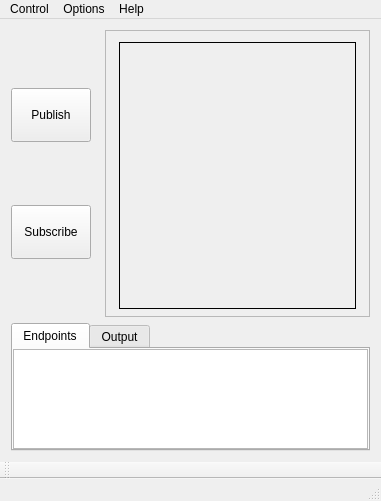
<?xml version="1.0" encoding="UTF-8"?>
<ui version="4.0">
 <class>MainWindow</class>
 <widget class="QMainWindow" name="MainWindow">
  <property name="geometry">
   <rect>
    <x>0</x>
    <y>0</y>
    <width>374</width>
    <height>501</height>
   </rect>
  </property>
  <property name="windowTitle">
   <string>Shapes Demo</string>
  </property>
  <widget class="QWidget" name="centralWidget">
   <layout class="QVBoxLayout" name="verticalLayout">
    <item>
     <layout class="QGridLayout" name="gridLayout">
      <property name="horizontalSpacing">
       <number>2</number>
      </property>
      <property name="verticalSpacing">
       <number>4</number>
      </property>
      <item row="5" column="0" colspan="3">
       <spacer name="verticalSpacer_3">
        <property name="orientation">
         <enum>Qt::Vertical</enum>
        </property>
        <property name="sizeType">
         <enum>QSizePolicy::Preferred</enum>
        </property>
        <property name="sizeHint" stdset="0">
         <size>
          <width>20</width>
          <height>10</height>
         </size>
        </property>
       </spacer>
      </item>
      <item row="0" column="1" rowspan="5">
       <spacer name="horizontalSpacer_2">
        <property name="orientation">
         <enum>Qt::Horizontal</enum>
        </property>
        <property name="sizeType">
         <enum>QSizePolicy::Minimum</enum>
        </property>
        <property name="sizeHint" stdset="0">
         <size>
          <width>10</width>
          <height>20</height>
         </size>
        </property>
       </spacer>
      </item>
      <item row="0" column="2" rowspan="5">
       <widget class="QFrame" name="frameDraw">
        <property name="sizePolicy">
         <sizepolicy hsizetype="MinimumExpanding" vsizetype="MinimumExpanding">
          <horstretch>0</horstretch>
          <verstretch>0</verstretch>
         </sizepolicy>
        </property>
        <property name="minimumSize">
         <size>
          <width>265</width>
          <height>287</height>
         </size>
        </property>
        <property name="layoutDirection">
         <enum>Qt::LeftToRight</enum>
        </property>
        <property name="styleSheet">
         <string notr="true"/>
        </property>
        <property name="frameShape">
         <enum>QFrame::StyledPanel</enum>
        </property>
        <property name="frameShadow">
         <enum>QFrame::Sunken</enum>
        </property>
        <layout class="QHBoxLayout" name="horizontalLayout">
         <item>
          <widget class="QFrame" name="frameDraw2">
           <property name="sizePolicy">
            <sizepolicy hsizetype="Fixed" vsizetype="Fixed">
             <horstretch>0</horstretch>
             <verstretch>0</verstretch>
            </sizepolicy>
           </property>
           <property name="minimumSize">
            <size>
             <width>237</width>
             <height>267</height>
            </size>
           </property>
           <property name="maximumSize">
            <size>
             <width>237</width>
             <height>267</height>
            </size>
           </property>
           <property name="styleSheet">
            <string notr="true">QFrame#frameDraw2{border: 1px inset black;}</string>
           </property>
           <property name="frameShape">
            <enum>QFrame::StyledPanel</enum>
           </property>
           <property name="frameShadow">
            <enum>QFrame::Plain</enum>
           </property>
           <property name="lineWidth">
            <number>1</number>
           </property>
           <layout class="QVBoxLayout" name="verticalLayout_5">
            <property name="leftMargin">
             <number>0</number>
            </property>
            <property name="topMargin">
             <number>0</number>
            </property>
            <property name="rightMargin">
             <number>0</number>
            </property>
            <property name="bottomMargin">
             <number>0</number>
            </property>
            <item>
             <widget class="DrawArea" name="areaDraw" native="true">
              <property name="sizePolicy">
               <sizepolicy hsizetype="Fixed" vsizetype="Fixed">
                <horstretch>0</horstretch>
                <verstretch>0</verstretch>
               </sizepolicy>
              </property>
              <property name="minimumSize">
               <size>
                <width>235</width>
                <height>265</height>
               </size>
              </property>
              <property name="maximumSize">
               <size>
                <width>235</width>
                <height>265</height>
               </size>
              </property>
              <property name="contextMenuPolicy">
               <enum>Qt::NoContextMenu</enum>
              </property>
              <property name="styleSheet">
               <string notr="true"/>
              </property>
              <widget class="ContentFilterSelector" name="widget_contentFilter" native="true">
               <property name="enabled">
                <bool>false</bool>
               </property>
               <property name="geometry">
                <rect>
                 <x>60</x>
                 <y>90</y>
                 <width>61</width>
                 <height>71</height>
                </rect>
               </property>
               <property name="contextMenuPolicy">
                <enum>Qt::NoContextMenu</enum>
               </property>
              </widget>
             </widget>
            </item>
           </layout>
          </widget>
         </item>
        </layout>
       </widget>
      </item>
      <item row="3" column="0">
       <widget class="QPushButton" name="bt_subscribe">
        <property name="sizePolicy">
         <sizepolicy hsizetype="Maximum" vsizetype="Ignored">
          <horstretch>0</horstretch>
          <verstretch>0</verstretch>
         </sizepolicy>
        </property>
        <property name="text">
         <string>Subscribe</string>
        </property>
       </widget>
      </item>
      <item row="1" column="0">
       <widget class="QPushButton" name="bt_publish">
        <property name="sizePolicy">
         <sizepolicy hsizetype="Maximum" vsizetype="Ignored">
          <horstretch>0</horstretch>
          <verstretch>0</verstretch>
         </sizepolicy>
        </property>
        <property name="text">
         <string>Publish</string>
        </property>
       </widget>
      </item>
     </layout>
    </item>
    <item>
     <widget class="QTabWidget" name="tabWidget">
      <property name="currentIndex">
       <number>0</number>
      </property>
      <widget class="QWidget" name="tab_endpoints">
       <attribute name="title">
        <string>Endpoints</string>
       </attribute>
       <layout class="QVBoxLayout" name="verticalLayout_2">
        <property name="leftMargin">
         <number>0</number>
        </property>
        <property name="topMargin">
         <number>0</number>
        </property>
        <property name="rightMargin">
         <number>0</number>
        </property>
        <property name="bottomMargin">
         <number>0</number>
        </property>
        <item>
         <widget class="QTableView" name="tableEndpoint">
          <property name="sizePolicy">
           <sizepolicy hsizetype="Expanding" vsizetype="Ignored">
            <horstretch>0</horstretch>
            <verstretch>0</verstretch>
           </sizepolicy>
          </property>
          <property name="font">
           <font>
            <pointsize>9</pointsize>
           </font>
          </property>
          <property name="contextMenuPolicy">
           <enum>Qt::CustomContextMenu</enum>
          </property>
          <property name="horizontalScrollBarPolicy">
           <enum>Qt::ScrollBarAsNeeded</enum>
          </property>
          <property name="sizeAdjustPolicy">
           <enum>QAbstractScrollArea::AdjustToContents</enum>
          </property>
          <property name="editTriggers">
           <set>QAbstractItemView::NoEditTriggers</set>
          </property>
          <property name="selectionMode">
           <enum>QAbstractItemView::SingleSelection</enum>
          </property>
          <property name="selectionBehavior">
           <enum>QAbstractItemView::SelectRows</enum>
          </property>
         </widget>
        </item>
       </layout>
      </widget>
      <widget class="QWidget" name="tabOutput">
       <attribute name="title">
        <string>Output</string>
       </attribute>
       <layout class="QVBoxLayout" name="verticalLayout_3">
        <property name="leftMargin">
         <number>0</number>
        </property>
        <property name="topMargin">
         <number>0</number>
        </property>
        <property name="rightMargin">
         <number>0</number>
        </property>
        <property name="bottomMargin">
         <number>0</number>
        </property>
        <item>
         <widget class="QTextBrowser" name="text_Output"/>
        </item>
       </layout>
      </widget>
     </widget>
    </item>
   </layout>
  </widget>
  <widget class="QToolBar" name="mainToolBar">
   <attribute name="toolBarArea">
    <enum>BottomToolBarArea</enum>
   </attribute>
   <attribute name="toolBarBreak">
    <bool>false</bool>
   </attribute>
  </widget>
  <widget class="QStatusBar" name="statusBar"/>
  <widget class="QMenuBar" name="menuBar">
   <property name="geometry">
    <rect>
     <x>0</x>
     <y>0</y>
     <width>374</width>
     <height>21</height>
    </rect>
   </property>
   <widget class="QMenu" name="menuOptions">
    <property name="title">
     <string>Options</string>
    </property>
    <addaction name="actionPreferences"/>
   </widget>
   <widget class="QMenu" name="menuControl">
    <property name="title">
     <string>Control</string>
    </property>
    <addaction name="actionStart"/>
    <addaction name="actionStop"/>
    <addaction name="actionExit"/>
   </widget>
   <widget class="QMenu" name="menuHelp">
    <property name="title">
     <string>Help</string>
    </property>
    <addaction name="actionAbout"/>
    <addaction name="actionUser_Manual"/>
    <addaction name="actionInteroperability_Troubleshooting"/>
   </widget>
   <addaction name="menuControl"/>
   <addaction name="menuOptions"/>
   <addaction name="menuHelp"/>
  </widget>
  <action name="actionPreferences">
   <property name="text">
    <string>Preferences</string>
   </property>
  </action>
  <action name="actionStart">
   <property name="text">
    <string>Start</string>
   </property>
  </action>
  <action name="actionStop">
   <property name="text">
    <string>Stop (delete all)</string>
   </property>
  </action>
  <action name="actionExit">
   <property name="text">
    <string>Exit</string>
   </property>
  </action>
  <action name="actionDelete_Enpoint">
   <property name="text">
    <string>Delete Enpoint</string>
   </property>
  </action>
  <action name="actionAbout">
   <property name="text">
    <string>About</string>
   </property>
  </action>
  <action name="actionUser_Manual">
   <property name="text">
    <string>User Manual</string>
   </property>
  </action>
  <action name="actionInteroperability_Troubleshooting">
   <property name="text">
    <string>Interoperability Troubleshooting</string>
   </property>
  </action>
 </widget>
 <layoutdefault spacing="6" margin="11"/>
 <customwidgets>
  <customwidget>
   <class>DrawArea</class>
   <extends>QWidget</extends>
   <header>eprosimashapesdemo/qt/DrawArea.h</header>
   <container>1</container>
  </customwidget>
  <customwidget>
   <class>ContentFilterSelector</class>
   <extends>QWidget</extends>
   <header>eprosimashapesdemo/qt/ContentFilterSelector.h</header>
   <container>1</container>
  </customwidget>
 </customwidgets>
 <resources/>
 <connections/>
 <slots>
  <signal>keyPressEvent(QKeyEvent*event)</signal>
 </slots>
</ui>
